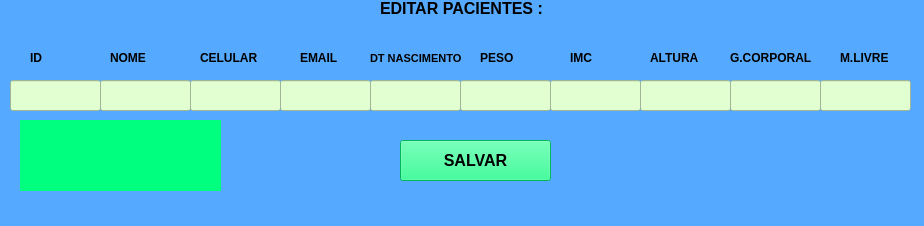
<?xml version="1.0" encoding="UTF-8"?>
<ui version="4.0">
 <class>MainWindow</class>
 <widget class="QMainWindow" name="MainWindow">
  <property name="geometry">
   <rect>
    <x>0</x>
    <y>0</y>
    <width>924</width>
    <height>226</height>
   </rect>
  </property>
  <property name="windowTitle">
   <string>MainWindow</string>
  </property>
  <property name="styleSheet">
   <string notr="true">background-color: rgb(85, 170, 255);</string>
  </property>
  <widget class="QWidget" name="centralwidget">
   <widget class="QLabel" name="label">
    <property name="geometry">
     <rect>
      <x>380</x>
      <y>0</y>
      <width>171</width>
      <height>16</height>
     </rect>
    </property>
    <property name="font">
     <font>
      <pointsize>12</pointsize>
      <weight>75</weight>
      <bold>true</bold>
     </font>
    </property>
    <property name="text">
     <string>EDITAR PACIENTES :</string>
    </property>
   </widget>
   <widget class="QLineEdit" name="lineEdit">
    <property name="geometry">
     <rect>
      <x>10</x>
      <y>80</y>
      <width>91</width>
      <height>31</height>
     </rect>
    </property>
    <property name="styleSheet">
     <string notr="true">
background-color: rgb(226, 255, 210);</string>
    </property>
   </widget>
   <widget class="QLineEdit" name="lineEdit_2">
    <property name="geometry">
     <rect>
      <x>100</x>
      <y>80</y>
      <width>91</width>
      <height>31</height>
     </rect>
    </property>
    <property name="styleSheet">
     <string notr="true">background-color: rgb(226, 255, 210);</string>
    </property>
   </widget>
   <widget class="QLineEdit" name="lineEdit_3">
    <property name="geometry">
     <rect>
      <x>190</x>
      <y>80</y>
      <width>91</width>
      <height>31</height>
     </rect>
    </property>
    <property name="styleSheet">
     <string notr="true">background-color: rgb(226, 255, 210);</string>
    </property>
   </widget>
   <widget class="QLineEdit" name="lineEdit_4">
    <property name="geometry">
     <rect>
      <x>280</x>
      <y>80</y>
      <width>91</width>
      <height>31</height>
     </rect>
    </property>
    <property name="styleSheet">
     <string notr="true">background-color: rgb(226, 255, 210);</string>
    </property>
   </widget>
   <widget class="QLineEdit" name="lineEdit_5">
    <property name="geometry">
     <rect>
      <x>370</x>
      <y>80</y>
      <width>91</width>
      <height>31</height>
     </rect>
    </property>
    <property name="styleSheet">
     <string notr="true">background-color: rgb(226, 255, 210);</string>
    </property>
   </widget>
   <widget class="QLineEdit" name="lineEdit_6">
    <property name="geometry">
     <rect>
      <x>460</x>
      <y>80</y>
      <width>91</width>
      <height>31</height>
     </rect>
    </property>
    <property name="styleSheet">
     <string notr="true">background-color: rgb(226, 255, 210);</string>
    </property>
   </widget>
   <widget class="QLineEdit" name="lineEdit_7">
    <property name="geometry">
     <rect>
      <x>550</x>
      <y>80</y>
      <width>91</width>
      <height>31</height>
     </rect>
    </property>
    <property name="styleSheet">
     <string notr="true">background-color: rgb(226, 255, 210);</string>
    </property>
   </widget>
   <widget class="QLineEdit" name="lineEdit_8">
    <property name="geometry">
     <rect>
      <x>640</x>
      <y>80</y>
      <width>91</width>
      <height>31</height>
     </rect>
    </property>
    <property name="styleSheet">
     <string notr="true">background-color: rgb(226, 255, 210);</string>
    </property>
   </widget>
   <widget class="QLineEdit" name="lineEdit_9">
    <property name="geometry">
     <rect>
      <x>730</x>
      <y>80</y>
      <width>91</width>
      <height>31</height>
     </rect>
    </property>
    <property name="styleSheet">
     <string notr="true">background-color: rgb(226, 255, 210);</string>
    </property>
   </widget>
   <widget class="QLabel" name="label_2">
    <property name="geometry">
     <rect>
      <x>30</x>
      <y>50</y>
      <width>21</width>
      <height>16</height>
     </rect>
    </property>
    <property name="font">
     <font>
      <pointsize>9</pointsize>
      <weight>75</weight>
      <bold>true</bold>
     </font>
    </property>
    <property name="text">
     <string>ID</string>
    </property>
   </widget>
   <widget class="QLabel" name="label_3">
    <property name="geometry">
     <rect>
      <x>110</x>
      <y>50</y>
      <width>61</width>
      <height>16</height>
     </rect>
    </property>
    <property name="font">
     <font>
      <pointsize>9</pointsize>
      <weight>75</weight>
      <bold>true</bold>
     </font>
    </property>
    <property name="text">
     <string>NOME</string>
    </property>
   </widget>
   <widget class="QLabel" name="label_4">
    <property name="geometry">
     <rect>
      <x>200</x>
      <y>50</y>
      <width>81</width>
      <height>16</height>
     </rect>
    </property>
    <property name="font">
     <font>
      <pointsize>9</pointsize>
      <weight>75</weight>
      <bold>true</bold>
     </font>
    </property>
    <property name="text">
     <string>CELULAR</string>
    </property>
   </widget>
   <widget class="QLabel" name="label_5">
    <property name="geometry">
     <rect>
      <x>300</x>
      <y>50</y>
      <width>81</width>
      <height>16</height>
     </rect>
    </property>
    <property name="font">
     <font>
      <pointsize>9</pointsize>
      <weight>75</weight>
      <bold>true</bold>
     </font>
    </property>
    <property name="text">
     <string>EMAIL</string>
    </property>
   </widget>
   <widget class="QLabel" name="label_6">
    <property name="geometry">
     <rect>
      <x>370</x>
      <y>50</y>
      <width>101</width>
      <height>16</height>
     </rect>
    </property>
    <property name="font">
     <font>
      <pointsize>8</pointsize>
      <weight>75</weight>
      <bold>true</bold>
     </font>
    </property>
    <property name="text">
     <string>DT NASCIMENTO</string>
    </property>
   </widget>
   <widget class="QLabel" name="label_7">
    <property name="geometry">
     <rect>
      <x>480</x>
      <y>50</y>
      <width>81</width>
      <height>16</height>
     </rect>
    </property>
    <property name="font">
     <font>
      <pointsize>9</pointsize>
      <weight>75</weight>
      <bold>true</bold>
     </font>
    </property>
    <property name="text">
     <string>PESO</string>
    </property>
   </widget>
   <widget class="QLabel" name="label_8">
    <property name="geometry">
     <rect>
      <x>570</x>
      <y>50</y>
      <width>81</width>
      <height>16</height>
     </rect>
    </property>
    <property name="font">
     <font>
      <pointsize>9</pointsize>
      <weight>75</weight>
      <bold>true</bold>
     </font>
    </property>
    <property name="text">
     <string>IMC</string>
    </property>
   </widget>
   <widget class="QLabel" name="label_9">
    <property name="geometry">
     <rect>
      <x>650</x>
      <y>50</y>
      <width>81</width>
      <height>16</height>
     </rect>
    </property>
    <property name="font">
     <font>
      <pointsize>9</pointsize>
      <weight>75</weight>
      <bold>true</bold>
     </font>
    </property>
    <property name="text">
     <string>ALTURA</string>
    </property>
   </widget>
   <widget class="QLabel" name="label_10">
    <property name="geometry">
     <rect>
      <x>730</x>
      <y>50</y>
      <width>81</width>
      <height>16</height>
     </rect>
    </property>
    <property name="font">
     <font>
      <pointsize>9</pointsize>
      <weight>75</weight>
      <bold>true</bold>
     </font>
    </property>
    <property name="text">
     <string>G.CORPORAL</string>
    </property>
   </widget>
   <widget class="QLabel" name="label_11">
    <property name="geometry">
     <rect>
      <x>840</x>
      <y>50</y>
      <width>81</width>
      <height>16</height>
     </rect>
    </property>
    <property name="font">
     <font>
      <pointsize>9</pointsize>
      <weight>75</weight>
      <bold>true</bold>
     </font>
    </property>
    <property name="text">
     <string>M.LIVRE</string>
    </property>
   </widget>
   <widget class="QLineEdit" name="lineEdit_10">
    <property name="geometry">
     <rect>
      <x>820</x>
      <y>80</y>
      <width>91</width>
      <height>31</height>
     </rect>
    </property>
    <property name="styleSheet">
     <string notr="true">background-color: rgb(226, 255, 210);</string>
    </property>
   </widget>
   <widget class="QPushButton" name="pushButton">
    <property name="geometry">
     <rect>
      <x>400</x>
      <y>140</y>
      <width>151</width>
      <height>41</height>
     </rect>
    </property>
    <property name="font">
     <font>
      <pointsize>12</pointsize>
      <weight>75</weight>
      <bold>true</bold>
     </font>
    </property>
    <property name="styleSheet">
     <string notr="true">
background-color: rgb(0, 255, 127);</string>
    </property>
    <property name="text">
     <string>SALVAR</string>
    </property>
   </widget>
   <widget class="QLabel" name="label_12">
    <property name="geometry">
     <rect>
      <x>20</x>
      <y>120</y>
      <width>201</width>
      <height>71</height>
     </rect>
    </property>
    <property name="styleSheet">
     <string notr="true">background-color: rgb(0, 255, 127);</string>
    </property>
    <property name="text">
     <string/>
    </property>
    <property name="pixmap">
     <pixmap>image-removebg-preview.png</pixmap>
    </property>
   </widget>
  </widget>
  <widget class="QMenuBar" name="menubar">
   <property name="geometry">
    <rect>
     <x>0</x>
     <y>0</y>
     <width>924</width>
     <height>21</height>
    </rect>
   </property>
  </widget>
  <widget class="QStatusBar" name="statusbar"/>
 </widget>
 <resources/>
 <connections/>
</ui>
